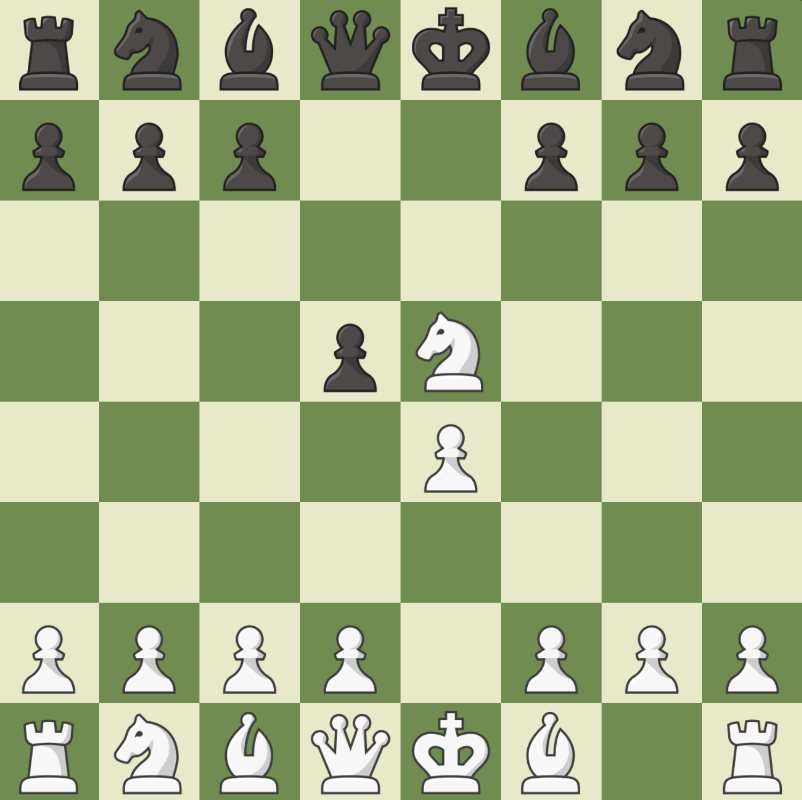
#> input picture screenshot.png, 802 x 800 px
$ python test4.py
#> lines starting #> are read from the running program, lines starting #| are printed output that depends on the picture
import cv2
import numpy as np


def draw_results(img, rects):
    for r in rects:
        print(r)
        cv2.rectangle(img, (r[0], r[1]), (r[0] + r[2], r[1] + r[3]), (0, 0, 255), 2)


def check_color(img, temp, rect):
    y0, y1, x0, x1 = rect[1], rect[1] + rect[3], rect[0], rect[0] + rect[2]
    crop = (img[y0:y1, x0:x1]).copy()
    diff = cv2.absdiff(temp, crop)
    avg_diff = cv2.mean(diff)[0] / 255
    return avg_diff < 0.4  # a tricky threshold


def find_template_multiple(img, temp):
    rects = []
    w, h = temp.shape[1], temp.shape[0]

    result = cv2.matchTemplate(img, temp, cv2.TM_CCOEFF_NORMED)
    threshold = 0.5  # matching threshold, relatively stable.
    loc = np.where(result >= threshold)

    for pt in zip(*loc[::-1]):
        rects.append((pt[0], pt[1], w, h))

    # Perform a simple non-max suppression
    rects, _ = cv2.groupRectangles(rects, 1, 1)

    # Flatten list of list to list of elements
    rects = [r for r in rects]

    return rects


# Load the chess board and chess piece images
img_board = cv2.imread("screenshot.png")
#> img_board is the input picture: shape (800, 802, 3); mean B, G, R 139, 178.7, 166.4
img_piece = cv2.imread("assets/black_pawn.png")
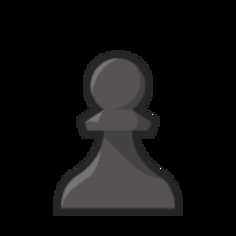
#> input picture assets/black_pawn.png, 236 x 236 px
#> img_piece is the input picture: shape (236, 236, 3); mean B, G, R 16.3, 16.4, 16.9

# Convert both images to grayscale
img_board_gray = cv2.cvtColor(img_board, cv2.COLOR_BGR2GRAY)
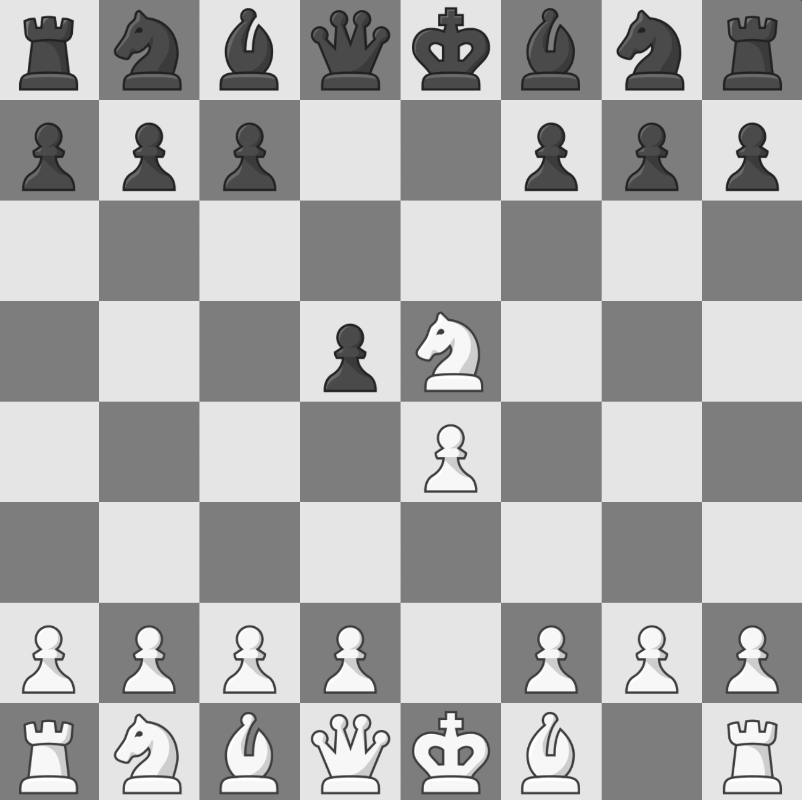
#> img_board_gray: shape (800, 802); min 29, max 255, mean 170.6
img_piece_gray = cv2.cvtColor(img_piece, cv2.COLOR_BGR2GRAY)

s = 3
kernel = np.ones((s, s), np.uint8)
# morphological gradient stabilizes the template matching by focusing on the shape's edges rather than its content.
img_board_gray_grad = cv2.morphologyEx(img_board_gray, cv2.MORPH_GRADIENT, kernel)
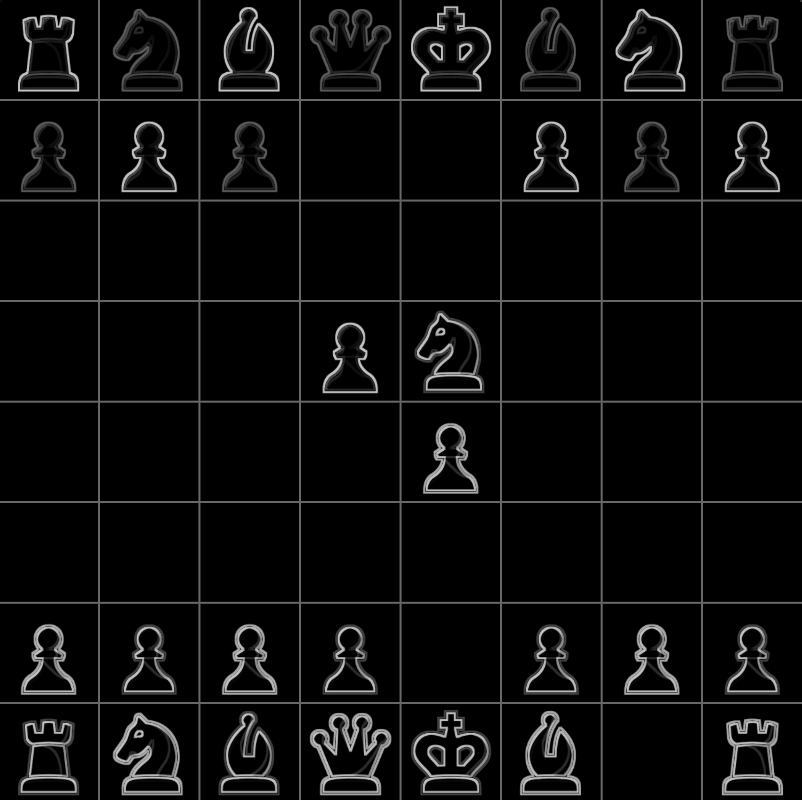
#> img_board_gray_grad: shape (800, 802); min 0, max 195, mean 12
img_piece_gray_grad = cv2.morphologyEx(img_piece_gray, cv2.MORPH_GRADIENT, kernel)
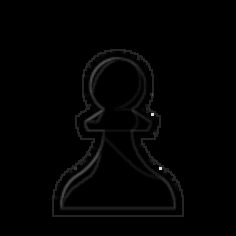
#> img_piece_gray_grad: shape (236, 236); min 0, max 225, mean 2.7


rects = find_template_multiple(img_board_gray_grad, img_piece_gray_grad)
#> in find_template_multiple, `result = cv2.matchTemplate(img, temp, cv2.TM_CCOEFF_NORMED)`:
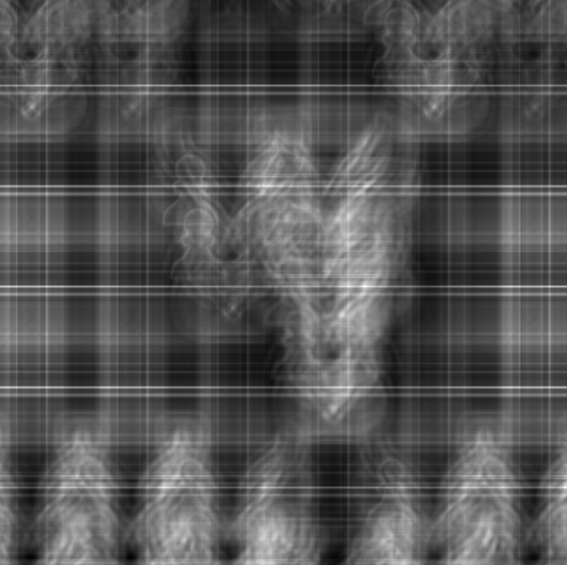
#> result: shape (565, 567) float32; min -0.0794, max 0.156, mean -0.00197; drawn with min black and max white
#> in find_template_multiple, `loc = np.where(result >= threshold)`: loc = (empty array, empty array)
#> after the loop in find_template_multiple, `for pt in zip(*loc[::-1]):`: rects = []
#> in find_template_multiple, `rects, _ = cv2.groupRectangles(rects, 1, 1)`: rects = ()
#> in find_template_multiple, `rects = [r for r in rects]`: rects = []
#> rects = []

matching_color_list = [check_color(img_board_gray, img_piece_gray, r) for r in rects]
#> matching_color_list = []

# Keep only matching color rectangles.
matching_color_rects = [
    r for (r, is_matching) in zip(rects, matching_color_list) if is_matching
]
#> matching_color_rects = []

print(rects)
draw_results(img_board, matching_color_rects)


# Show the result
cv2.imshow("Result", img_board)
cv2.waitKey(0)
cv2.destroyAllWindows()
